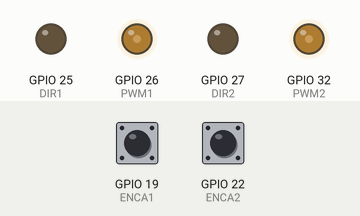
This sketch was run on a simulated ESP32. Parts: output pins drawn as LEDs (lit = HIGH). The inputs (shaded band) are chosen by the test bench; at power-on: GPIO 19 (ENCA1) HIGH, GPIO 22 (ENCA2) HIGH. What the sketch prints to the serial monitor is not drawn.

Above: at 0.1 s.
At 25.1 s:
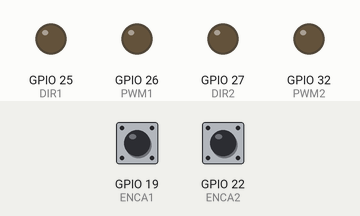
Timing chart, 0 to 26.6 s (numbered marks = the images above):
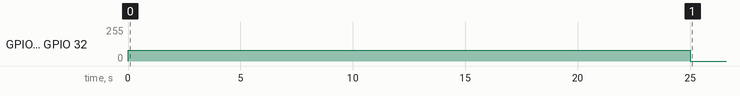

The sketch:

encoder_data_and_movement_esp32_1.ino
```cpp
#define ENCA1 19
#define ENCB1 21
#define ENCA2 22
#define ENCB2 23
#define DIR1 25
#define PWM1 26
#define DIR2 27
#define PWM2 32

const int mChannel1 = 0;
const int mChannel2=1;
const int frequency = 5000;
const int resolution = 8;

volatile long count1 = 0;
volatile long count2 = 0;
unsigned long previousMillis = 0;
unsigned long startmillis=0;
const long interval = 100; // Interval to print encoder data (in milliseconds)

void IRAM_ATTR EncoderDataA1() {
  if (digitalRead(ENCB1) == LOW)
    count1--;
  else
    count1++;
}

void IRAM_ATTR EncoderDataA2() {
  if (digitalRead(ENCB2) == LOW)
    count2--;
  else
    count2++;
}

void move_forward() {
  Serial.println("Moving forward");
  digitalWrite(DIR1, LOW);
  ledcWrite(mChannel1,80);
  digitalWrite(DIR2, LOW);
  ledcWrite(mChannel2,80);
}

void move_backward() {
  digitalWrite(DIR1, HIGH);
  ledcWrite(mChannel1,80);
  digitalWrite(DIR2, HIGH);
  ledcWrite(mChannel2,80);
}

void setup() {
  // put your setup code here, to run once:
  Serial.begin(9600);
  pinMode(ENCA1, INPUT_PULLUP);
  pinMode(ENCB1, INPUT_PULLUP);
  pinMode(ENCA2, INPUT_PULLUP);
  pinMode(ENCB2, INPUT_PULLUP);
  pinMode(PWM1, OUTPUT);
  pinMode(DIR1, OUTPUT);
  pinMode(PWM2, OUTPUT);
  pinMode(DIR2, OUTPUT);
  ledcSetup(mChannel1, frequency, resolution);
  ledcAttachPin(PWM1, mChannel1);
  ledcSetup(mChannel2, frequency, resolution);
  ledcAttachPin(PWM2, mChannel2);
  attachInterrupt(digitalPinToInterrupt(ENCA1), EncoderDataA1, RISING);
  attachInterrupt(digitalPinToInterrupt(ENCA2), EncoderDataA2, RISING);
  move_forward();
}

void loop() {
  // put your main code here, to run repeatedly:
  unsigned long currentMillis = millis();
  if (currentMillis - previousMillis >= interval) {
    // Save the last time the encoder data was printed
    previousMillis = currentMillis;
    Serial.println(currentMillis);
    Serial.println("Encoder data:");
    Serial.print("Count1:");
    Serial.println(count1);
    Serial.print("Count2:");
    Serial.println(count2);
  }

  // Check if you need to stop moving forward (e.g., after 5 seconds)
  // if(currentMillis<10000){
  //   move_forward();
  // }
  if(currentMillis>25000){
    // Stop moving forward
    digitalWrite(DIR1, LOW);
    digitalWrite(DIR2, LOW);
    ledcWrite(mChannel1,0);
    ledcWrite(mChannel2,0);
    // Perform other actions as needed (e.g., move backward)
    // move_backward();
  }
}
```

Measured:
- by itself, GPIO 26 (PWM1), GPIO 32 (PWM2): 80/255 → 0/255 at 25.0 s
